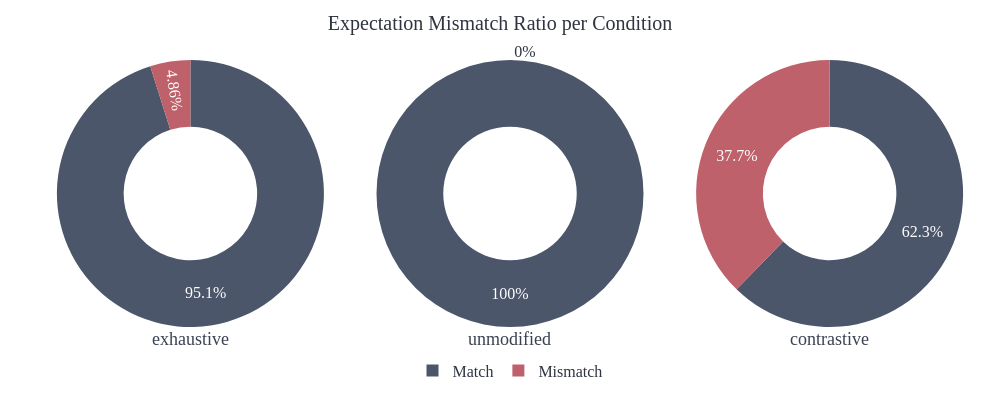

Write notebook code for a chart like this one.
### Markdown cell above
## Expectations

### Code cell
import plotly.express as px

# Drop 'attention_check' and 'practice' conditions for this plot
events_df = events_df[~events_df['condition'].isin(['attention-check', 'practice'])].copy()

# Calculate mismatch ratio per condition
mismatch_counts = events_df.groupby('condition', observed=True)['mismatch'].agg(['sum', 'count'])
mismatch_counts['mismatch_ratio'] = mismatch_counts['sum'] / mismatch_counts['count']

# Prepare data for donut chart
donut_data = []
for cond, row in mismatch_counts.iterrows():
    donut_data.append({'condition': cond, 'type': 'Mismatch', 'count': row['sum']})
    donut_data.append({'condition': cond, 'type': 'Match', 'count': row['count'] - row['sum']})

donut_df = pd.DataFrame(donut_data)

fig = px.pie(
    donut_df,
    names='type',
    values='count',
    color='type',
    facet_col='condition',
    hole=0.5,
    title='Expectation Mismatch Ratio per Condition',
    color_discrete_map={'Mismatch': '#bf616a', 'Match': '#4c566a'},
)

fig.for_each_annotation(
    lambda a: a.update(
        text=a.text.split("=")[-1],
        y=-0,          # move under donuts
        yanchor="top",
    )
)

# Set template (or set pio.templates.default earlier)
fig.update_layout(**base_layout, legend=dict(orientation='h', y=-0.1, x=0.5, xanchor='center'))
fig.update_xaxes(title_standoff=0, automargin=False)
fig.update_yaxes(title_standoff=0, automargin=False)

fig.for_each_annotation(lambda a: a.update(text=a.text.split("=")[-1]))
fig.show()

# Save as png and html
fig.write_image(plots / "mismatch_per_condition.png", scale=3)
fig.write_html(plots / "mismatch_per_condition.html", include_plotlyjs='cdn')

### Figure 1 — Plotly figure (JSON) as saved in the notebook; plotly's stock layout.template omitted (floating-point values rounded to 4 significant figures)
{"data": [{"customdata": [["Mismatch"], ["Match"]], "domain": {"x": [0, 0.32], "y": [0, 1]}, "hole": 0.5, "hovertemplate": "condition=exhaustive<br>type=%{customdata[0]}<br>count=%{value}<extra></extra>", "labels": ["Mismatch", "Match"], "legendgroup": "", "marker": {"colors": ["#bf616a", "#4c566a"]}, "name": "", "showlegend": true, "type": "pie", "values": [21.0, 411.0]}, {"customdata": [["Mismatch"], ["Match"]], "domain": {"x": [0.34, 0.66], "y": [0, 1]}, "hole": 0.5, "hovertemplate": "condition=unmodified<br>type=%{customdata[0]}<br>count=%{value}<extra></extra>", "labels": ["Mismatch", "Match"], "legendgroup": "", "marker": {"colors": ["#bf616a", "#4c566a"]}, "name": "", "showlegend": true, "type": "pie", "values": [0.0, 432.0]}, {"customdata": [["Mismatch"], ["Match"]], "domain": {"x": [0.68, 1.0], "y": [0, 1]}, "hole": 0.5, "hovertemplate": "condition=contrastive<br>type=%{customdata[0]}<br>count=%{value}<extra></extra>", "labels": ["Mismatch", "Match"], "legendgroup": "", "marker": {"colors": ["#bf616a", "#4c566a"]}, "name": "", "showlegend": true, "type": "pie", "values": [163.0, 269.0]}], "layout": {"annotations": [{"font": {}, "showarrow": false, "text": "exhaustive", "x": 0.16, "xanchor": "center", "xref": "paper", "y": 0, "yanchor": "top", "yref": "paper"}, {"font": {}, "showarrow": false, "text": "unmodified", "x": 0.5, "xanchor": "center", "xref": "paper", "y": 0, "yanchor": "top", "yref": "paper"}, {"font": {}, "showarrow": false, "text": "contrastive", "x": 0.84, "xanchor": "center", "xref": "paper", "y": 0, "yanchor": "top", "yref": "paper"}], "height": 400, "legend": {"orientation": "h", "tracegroupgap": 0, "x": 0.5, "xanchor": "center", "y": -0.1}, "margin": {"b": 40, "l": 40, "r": 20, "t": 60}, "title": {"text": "Expectation Mismatch Ratio per Condition"}, "width": 1000, "xaxis": {"automargin": false, "title": {"standoff": 0}}, "yaxis": {"automargin": false, "title": {"standoff": 0}}}}
